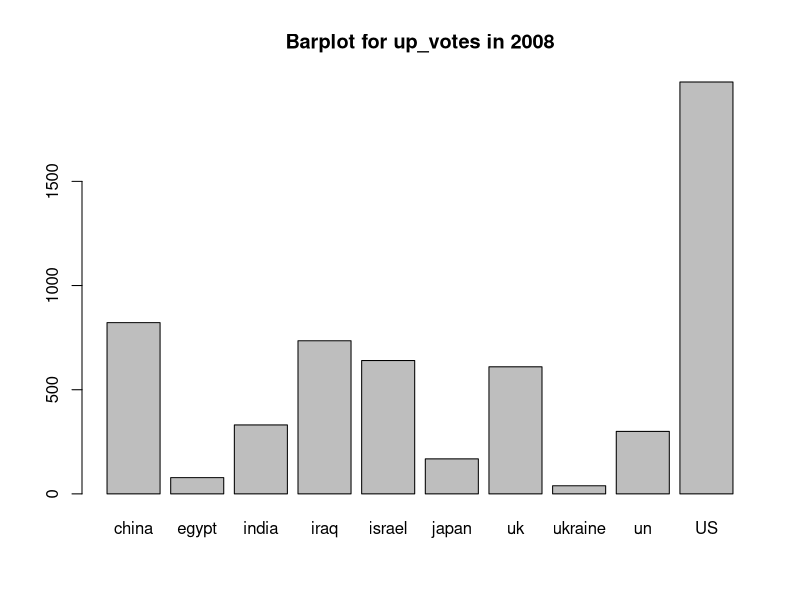
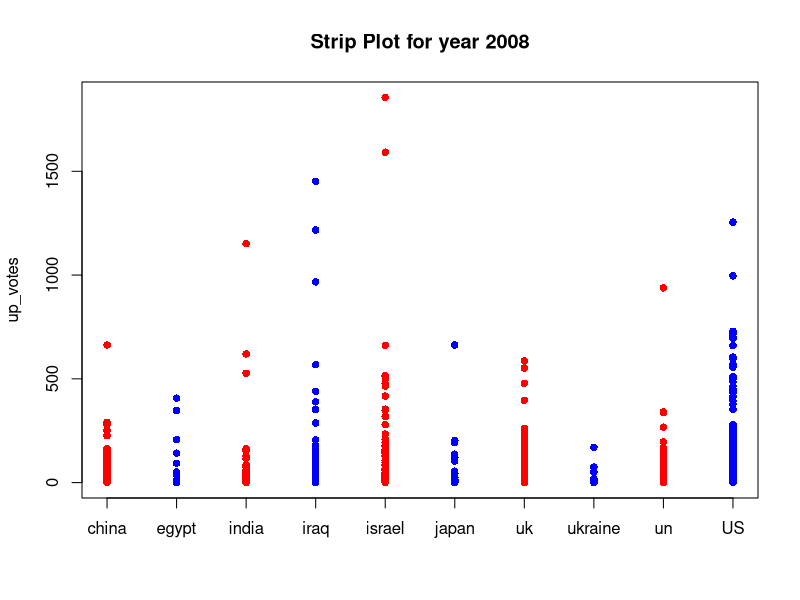
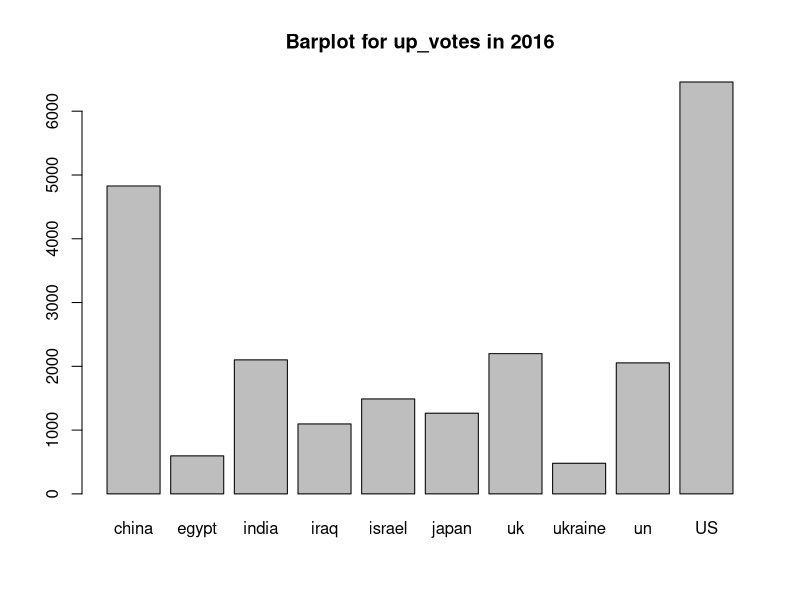
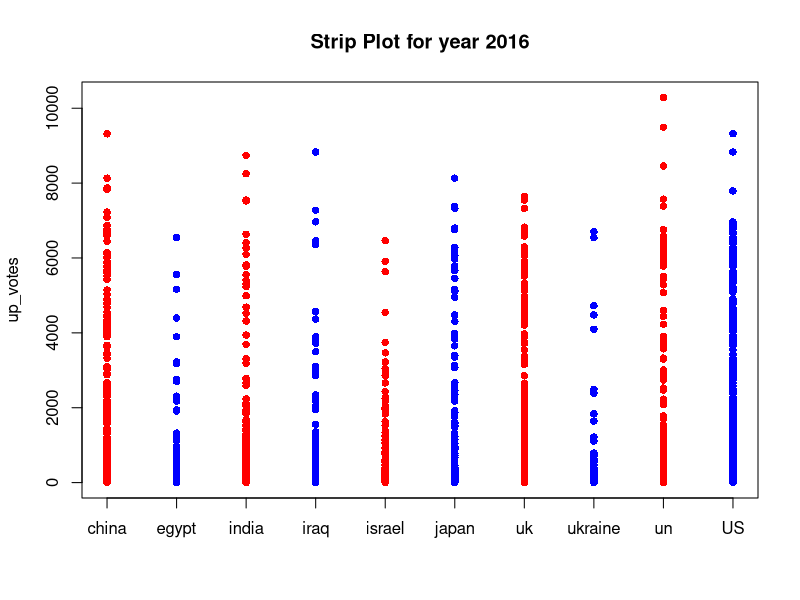

Write R code to recreate these figures, in order.
## ---- chunk 1
knitr::opts_chunk$set(echo = TRUE)
## ---- chunk 2
# Load data
df = read.csv('df_years.csv')
## ---- chunk 3
# model1 without `year`, model2 with `year`
model1 = lm(up_votes~label,data = df)
model2 = lm(up_votes~label+years, data = df)

anova(model1,model2)
## ---- chunk 4
# Frequencey table first
barplot(table(df[df['years']==2008,2]), main = 'Barplot for up_votes in 2008')
## ---- chunk 5
# Draw strip plot
df_2008 = df[df['years']==2008,]

stripchart(
up_votes~label,
data = df_2008,
col = c('red','blue','red','blue','red','blue','red','blue','red','blue'),
main = 'Strip Plot for year 2008',
vertical = TRUE,
pch = 16
)
## ---- chunk 6
# Frequencey table first
barplot(table(df[df['years']==2016,2]), main = 'Barplot for up_votes in 2016')
## ---- chunk 7
# Draw strip plot
df_2016 = df[df['years']==2016,]

stripchart(
up_votes~label,
data = df_2016,
col = c('red','blue','red','blue','red','blue','red','blue','red','blue'),
main = 'Strip Plot for year 2016',
vertical = TRUE,
pch = 16
)
